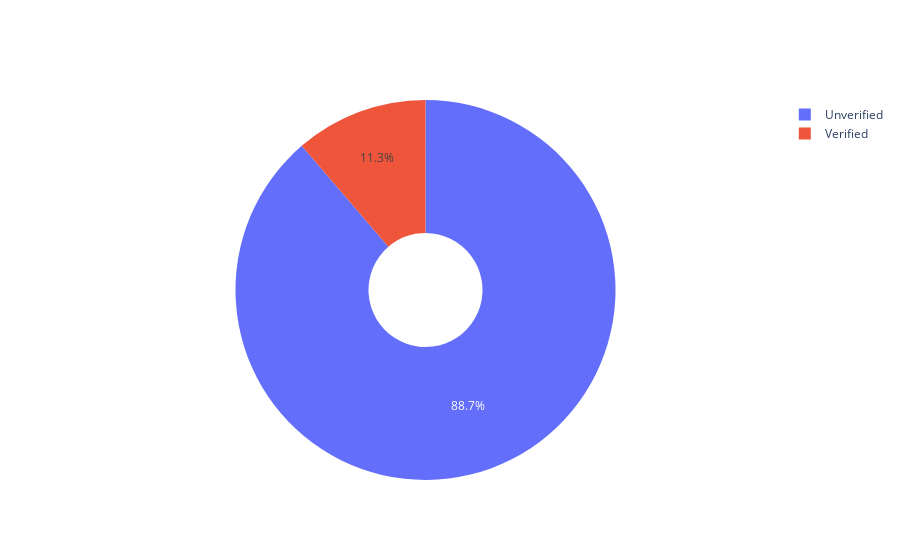

Source (notebook cell):
### Code cell
labels = ['Verified','Unverified']
values = [4536, 35635]

fig = go.Figure(data=[go.Pie(labels=labels, values=values, hole=.3)])
fig.show()

### Figure 1 — Plotly figure (JSON) as saved in the notebook; plotly's stock layout.template omitted (floating-point values rounded to 4 significant figures)
{"data": [{"hole": 0.3, "labels": ["Verified", "Unverified"], "type": "pie", "values": [4536, 35635]}], "layout": {}}
